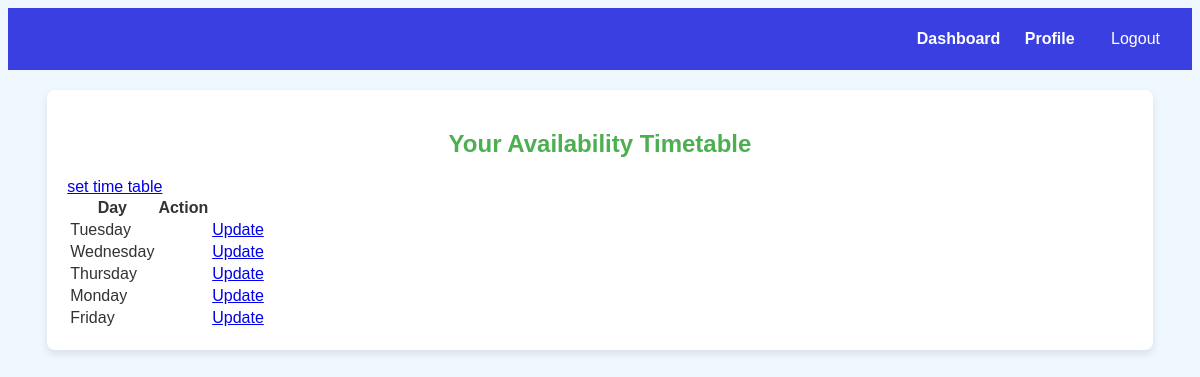
Page /appointment/timetable/ (signed in) on the committed database.
### appointment/models.py (models this page shows, shortened)
class AvailableDay(models.Model):
    doctor = models.ForeignKey(Doctor, on_delete=models.CASCADE)
    day = models.CharField(max_length=9)

### appointment/views.py (the view)
# urls.py: path('timetable/', DoctorTimetableView.as_view(), name='view_timetable'),
class DoctorTimetableView(LoginRequiredMixin, ListView):
    template_name = 'appointment/view_timetable.html'
    model = AvailableDay
    def get_queryset(self):
        return AvailableDay.objects.filter(doctor=self.request.user.doctor)

### appointment/templates/appointment/view_timetable.html (shortened to what this page needs)
{% extends 'user/base.html' %}
{% block content %}
    <h2>Your Availability Timetable</h2>
    <table>
        <tr>
            <th>Day</th>
            <th>Action</th>
        </tr>
        {% for day in object_list %}
        <tr>
            <td>{{ day.day }}</td>
            <td>
            </td>
            <td><a href="{% url 'update_availability' day.id %}">Update</a></td>
        </tr>
        {% endfor %}
        <a href="{% url 'set_availability' %}">set time table</a>
    </table>
{% endblock %}

### user/static/css/style1.css (style rules this page uses)
body { font-family: 'Arial', sans-serif; background-color: #f0f8ff; color: #333; }
h2 { color: #4caf50; text-align: center; }

### rows in the picture
AvailableDay: day "Tuesday"
AvailableDay: day "Wednesday"
AvailableDay: day "Thursday"
AvailableDay: day "Monday"
AvailableDay: day "Friday"
